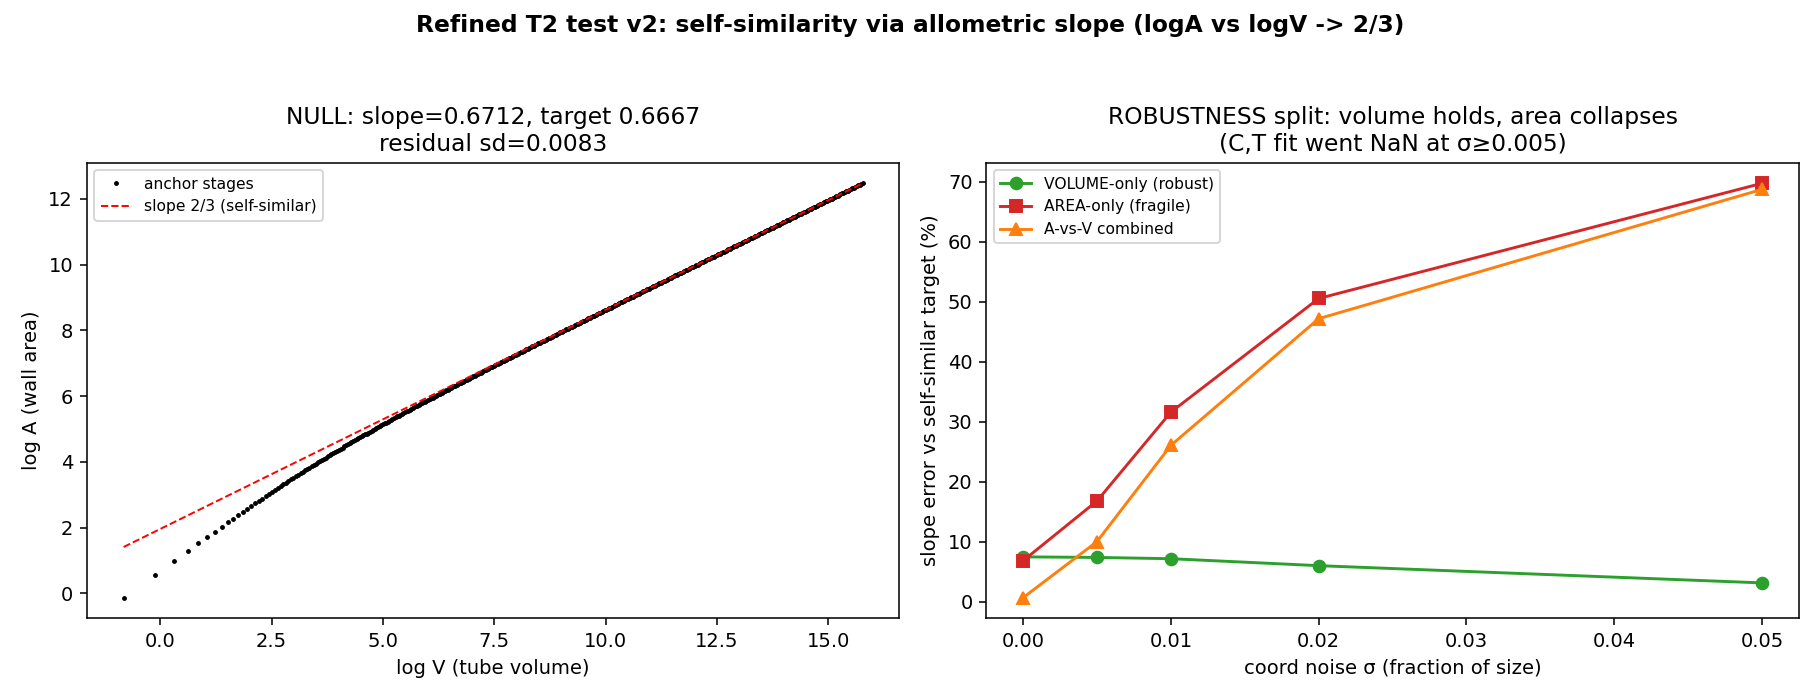

Reproduce this figure in Python.
"""
Refined T2 test (Ron's idea), v2: self-similarity via the allometric slope.

Self-similar (gnomonic) growth => area A ~ L^2, tube volume V ~ L^3, hence
    log A  vs  log V  is a straight line of slope 2/3   (Huxley allometry).
Fixed point  <=>  constant slope 2/3.  Loss of it  <=>  slope drifts / differs.

This reads the slope (immune to the apex additive offset, which only moves the
intercept) instead of the raw A^3/V^2 ratio. Integral observables => noise-robust.

Anchor: Noshita growing-tube generator (Okamoto 1988). Volume = tube integral
(overlap-immune). Vectorized for a fine grid.
"""
import sys, numpy as np
from pathlib import Path
import matplotlib; matplotlib.use("Agg")
import matplotlib.pyplot as plt

PKG = r"H:\character-framework\data\shell\noshita_growing_tube\growing_tube_model_estimation-main"
sys.path.insert(0, PKG)
from growing_tube_model_estimation.growing_tube._growing_tube_model import growing_tube_model
OUT = Path(r"H:\character-framework\experiments")

E0, C0, T0, r0, S = 0.08, 0.45, 0.06, 1.0, 55.0
Ns, Nphi = 400, 100
s_vals = np.linspace(1e-6, S, Ns)
phi = np.linspace(0, 2*np.pi, Nphi, endpoint=False)
s_arr = np.repeat(s_vals, Nphi); phi_arr = np.tile(phi, Ns)
Vg = growing_tube_model(s_arr, phi_arr, E0, C0, T0, r0=r0).T.reshape(Ns, Nphi, 3)  # (Ns,Nphi,3)

def cum_area_volume(Vg):
    """cumulative wall area A(k) and tube volume V(k), vectorized."""
    p00 = Vg[:-1, :, :]; p10 = Vg[1:, :, :]
    p01 = np.roll(Vg[:-1, :, :], -1, axis=1); p11 = np.roll(Vg[1:, :, :], -1, axis=1)
    a1 = 0.5*np.linalg.norm(np.cross(p10-p00, p11-p00), axis=2)
    a2 = 0.5*np.linalg.norm(np.cross(p11-p00, p01-p00), axis=2)
    band_area = (a1 + a2).sum(axis=1)                       # (Ns-1,)
    ringvec = np.cross(Vg, np.roll(Vg, -1, axis=1)).sum(axis=1)
    Acr = 0.5*np.linalg.norm(ringvec, axis=1)               # (Ns,) cross-section area
    cen = Vg.mean(axis=1)                                    # (Ns,3) centerline
    ds = np.linalg.norm(np.diff(cen, axis=0), axis=1)        # (Ns-1,)
    band_vol = 0.5*(Acr[:-1] + Acr[1:]) * ds                # (Ns-1,)
    return np.cumsum(band_area), np.cumsum(band_vol), np.cumsum(ds)  # A, V, arclength

def _fit(x, y):
    s, b = np.polyfit(x, y, 1); return s, np.std(y - np.polyval([s, b], x))

def allometric_slope(Vg, lo=0.3, hi=1.0):
    """slopes over the upper part of growth (skip apex transient):
       A-vs-V (target 2/3), V-vs-arclength (target 3), A-vs-arclength (target 2)."""
    A, V, L = cum_area_volume(Vg)
    n = len(A); i0, i1 = int(lo*n), int(hi*n)
    lA, lV, lL = np.log(A[i0:i1]), np.log(V[i0:i1]), np.log(L[i0:i1])
    s_AV, r_AV = _fit(lV, lA)        # 2/3
    s_VL, _ = _fit(lL, lV)           # 3   (volume only)
    s_AL, _ = _fit(lL, lA)           # 2   (area only)
    return s_AV, r_AV, s_VL, s_AL, (A, V)

slope0, resid0, sVL0, sAL0, (A0, V0) = allometric_slope(Vg)
print(f"NULL (clean anchor): allometric slope = {slope0:.4f}  (self-similar target 0.6667)")
print(f"  |slope-2/3| = {abs(slope0-2/3):.4f}   log-log residual sd = {resid0:.4f}   "
      f"-> {'PASS' if abs(slope0-2/3)<0.02 and resid0<0.02 else 'check'}")

# noise robustness (levels that killed the C,T fit: >=0.005)
rng = np.random.default_rng(2)
scale = np.median(np.linalg.norm(Vg.reshape(-1, 3), axis=1))
print("\nROBUST under coord noise (C,T fit NaN at sigma>=0.005).")
print("  comparing: VOLUME-only (target 3.0) vs AREA-only (target 2.0) vs A-vs-V (0.667)")
sig_list = [0.0, 0.005, 0.01, 0.02, 0.05]; slopes = []; svol = []; sarea = []
for sg in sig_list:
    Vn = Vg + rng.normal(0, sg*scale, Vg.shape)
    sl, rs, sVL, sAL, _ = allometric_slope(Vn); slopes.append(sl); svol.append(sVL); sarea.append(sAL)
    print(f"  sigma={sg:5.3f}   V-only={sVL:5.3f} (tgt 3.0)   A-only={sAL:5.3f} (tgt 2.0)   "
          f"A-vs-V={sl:5.3f} (tgt 0.667)")
print(f"\n  -> VOLUME drift over full noise range: {abs(svol[-1]-svol[0])/svol[0]*100:4.1f}%")
print(f"  -> AREA   drift over full noise range: {abs(sarea[-1]-sarea[0])/sarea[0]*100:4.1f}%")

# ---- figure ----
fig, ax = plt.subplots(1, 2, figsize=(13, 5))
fig.suptitle("Refined T2 test v2: self-similarity via allometric slope (logA vs logV -> 2/3)",
             fontweight="bold")
ax[0].plot(np.log(V0), np.log(A0), ".", ms=3, color="k", label="anchor stages")
xx = np.array([np.log(V0).min(), np.log(V0).max()])
ax[0].plot(xx, 2/3*xx + (np.log(A0)[-1]-2/3*np.log(V0)[-1]), "r--", lw=1, label="slope 2/3 (self-similar)")
ax[0].set_xlabel("log V (tube volume)"); ax[0].set_ylabel("log A (wall area)")
ax[0].set_title(f"NULL: slope={slope0:.4f}, target 0.6667\nresidual sd={resid0:.4f}")
ax[0].legend(fontsize=8)
rel = lambda arr, tgt: [abs(v-tgt)/tgt*100 for v in arr]
ax[1].plot(sig_list, rel(svol, 3.0),  "o-", color="tab:green",  label="VOLUME-only (robust)")
ax[1].plot(sig_list, rel(sarea, 2.0), "s-", color="tab:red",    label="AREA-only (fragile)")
ax[1].plot(sig_list, rel(slopes, 2/3),"^-", color="tab:orange", label="A-vs-V combined")
ax[1].set_xlabel("coord noise σ (fraction of size)"); ax[1].set_ylabel("slope error vs self-similar target (%)")
ax[1].set_title("ROBUSTNESS split: volume holds, area collapses\n(C,T fit went NaN at σ≥0.005)")
ax[1].legend(fontsize=8)
fig.tight_layout(rect=[0, 0, 1, 0.95])
png = OUT / "shell_t2_volume.png"; fig.savefig(png, dpi=140)
print(f"\nsaved {png}")
